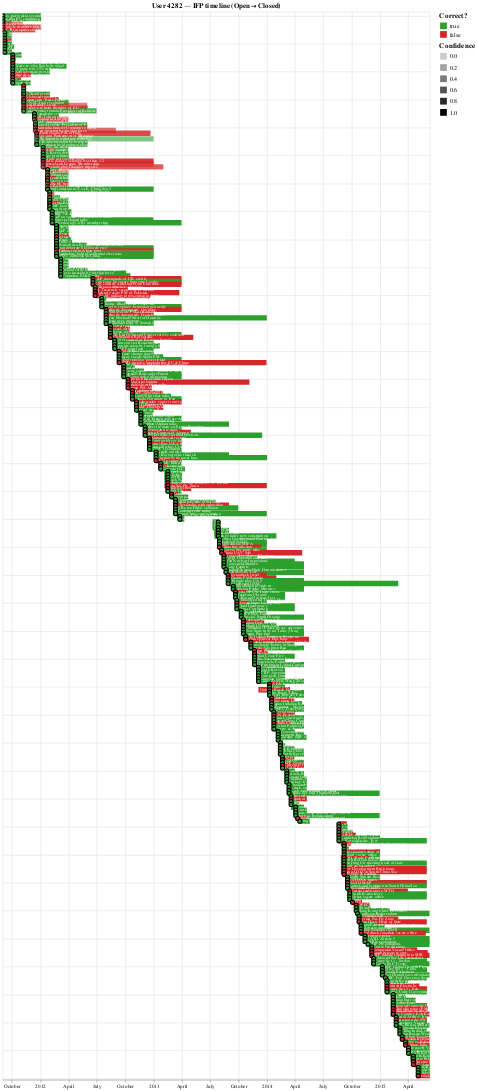

This figure's Vega-Lite source:
### Vega-Lite specification from a JSON file in a GitHub repository (floating-point values rounded to 4 significant figures; data arrays with more than 128 entries replaced by an {"elided": "..."} marker saying what was removed)
{"config": {"view": {"continuousWidth": 300, "continuousHeight": 300}, "legend": {"labelFontSize": 12, "symbolSize": 160, "titleFontSize": 14}}, "layer": [{"mark": {"type": "bar", "height": 10}, "encoding": {"color": {"field": "is_correct", "legend": {"title": "Correct?"}, "scale": {"domain": [true, false], "range": ["#2ca02c", "#d62728"]}, "type": "nominal"}, "opacity": {"field": "confidence", "legend": {"title": "Confidence"}, "scale": {"domain": [0, 1], "range": [0.2, 1.0]}, "type": "quantitative"}, "tooltip": [{"field": "ifp_id", "title": "IFP", "type": "nominal"}, {"field": "short_title", "title": "Title", "type": "nominal"}, {"field": "date_start", "title": "Opened", "type": "temporal"}, {"field": "date_closed", "title": "Closed", "type": "temporal"}, {"field": "outcome", "title": "Outcome", "type": "nominal"}, {"field": "is_correct", "title": "Correct?", "type": "nominal"}, {"field": "confidence", "format": ".3f", "title": "Confidence", "type": "quantitative"}], "x": {"field": "date_start", "title": "Date", "type": "temporal"}, "x2": {"field": "date_closed"}, "y": {"axis": {"domain": false, "labels": false, "ticks": false}, "field": "y_idx", "scale": {"domain": [-0.5, 379.5], "nice": false, "reverse": true}, "title": null, "type": "quantitative"}}, "name": "view_957ac5a34f40fb2d_0"}, {"mark": {"type": "text", "align": "left", "color": "white", "dx": 3, "fontSize": 8}, "encoding": {"text": {"field": "short_title", "type": "nominal"}, "x": {"field": "date_start", "type": "temporal"}, "y": {"axis": {"domain": false, "labels": false, "ticks": false}, "field": "y_idx", "scale": {"domain": [-0.5, 379.5], "nice": false, "reverse": true}, "title": null, "type": "quantitative"}}}, {"mark": {"type": "point", "filled": true, "size": 60, "stroke": "black"}, "encoding": {"color": {"field": "is_correct", "legend": null, "scale": {"domain": [true, false], "range": ["#2ca02c", "#d62728"]}, "type": "nominal"}, "opacity": {"field": "confidence", "legend": null, "scale": {"domain": [0, 1], "range": [0.2, 1.0]}, "type": "quantitative"}, "tooltip": [{"field": "ifp_id", "title": "IFP", "type": "nominal"}, {"field": "short_title", "title": "Title", "type": "nominal"}, {"field": "baseline_time", "title": "Baseline forecast time", "type": "temporal"}, {"field": "baseline_top_option", "title": "Top option", "type": "nominal"}, {"field": "baseline_top_prob", "format": ".3f", "title": "Top prob", "type": "quantitative"}, {"field": "baseline_forecast", "title": "Baseline forecast", "type": "nominal"}, {"field": "date_start", "title": "Opened", "type": "temporal"}, {"field": "date_closed", "title": "Closed", "type": "temporal"}, {"field": "outcome", "title": "Outcome", "type": "nominal"}, {"field": "is_correct", "title": "Correct?", "type": "nominal"}], "x": {"field": "baseline_time", "title": null, "type": "temporal"}, "y": {"axis": {"domain": false, "labels": false, "ticks": false}, "field": "y_idx", "scale": {"domain": [-0.5, 379.5], "nice": false, "reverse": true}, "title": null, "type": "quantitative"}}}], "data": {"name": "data-ce0154a38e77251b1b4a32a70cf80950"}, "height": 5320, "params": [{"name": "param_db82be42624d4632", "select": {"type": "interval", "encodings": ["x"]}, "bind": "scales", "views": ["view_957ac5a34f40fb2d_0"]}, {"name": "param_e9b61157fc812227", "select": {"type": "interval", "encodings": ["y"]}, "bind": "scales", "views": ["view_957ac5a34f40fb2d_0"]}], "title": "User 4282 — IFP timeline (Open → Closed)", "width": 800, "$schema": "https://vega.github.io/schema/vega-lite/v6.1.0.json", "datasets": {"data-ce0154a38e77251b1b4a32a70cf80950": {"elided": "380 records"}}}
